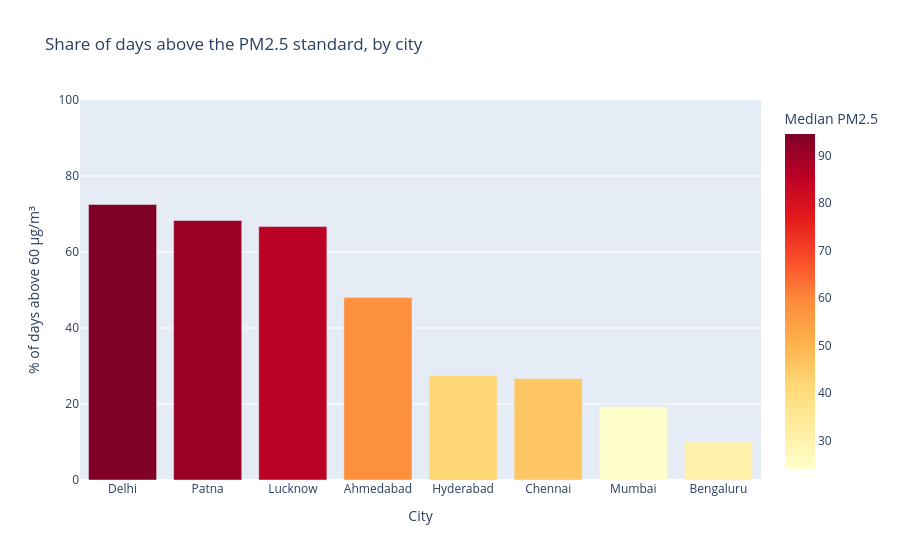

The notebook cell this image was saved under:
### Markdown cell above
## Q21. Which city needs attention first, and what is behind the number? (hover)

### Code cell
ex = (df_core.dropna(subset=["PM25"]).groupby("City", observed=True)["PM25"]
        .agg(valid_days="count", median="median",
             p90=lambda s: s.quantile(0.9),
             pct_above=lambda s: (s > NAAQS_PM25).mean() * 100).round(1).reset_index())
ex["City"] = ex["City"].astype(str)
ex = ex.sort_values("pct_above", ascending=False)

fig = px.bar(ex, x="City", y="pct_above", color="median", color_continuous_scale="YlOrRd",
             hover_data={"valid_days": True, "median": ":.1f", "p90": ":.1f", "pct_above": ":.1f"},
             labels={"pct_above": "% of days above 60 µg/m³", "median": "Median PM2.5",
                     "p90": "90th percentile", "valid_days": "Valid days"},
             title="Share of days above the PM2.5 standard, by city")
fig.update_layout(coloraxis_colorbar_title="Median PM2.5", yaxis_range=[0, 100])
fig.write_html(OUT / "pm25_exceedance_interactive.html", include_plotlyjs="cdn")
fig.show()

### Figure 1 — Plotly figure (JSON) as saved in the notebook; plotly's stock layout.template omitted (floating-point values rounded to 4 significant figures)
{"data": [{"customdata": [[2009.0, 94.5, 228.3], [1553.0, 91.0, 260.8], [1914.0, 86.0, 214.7], [1406.0, 58.4, 114.7], [1901.0, 42.0, 73.8], [1900.0, 45.5, 80.6], [789.0, 23.8, 76.9], [1879.0, 30.8, 59.7]], "hovertemplate": "City=%{x}<br>% of days above 60 µg/m³=%{y:.1f}<br>Valid days=%{customdata[0]}<br>Median PM2.5=%{marker.color:.1f}<br>90th percentile=%{customdata[2]:.1f}<extra></extra>", "legendgroup": "", "marker": {"color": [94.5, 91.0, 86.0, 58.4, 42.0, 45.5, 23.8, 30.8], "coloraxis": "coloraxis", "pattern": {"shape": ""}}, "name": "", "orientation": "v", "showlegend": false, "textposition": "auto", "type": "bar", "x": ["Delhi", "Patna", "Lucknow", "Ahmedabad", "Hyderabad", "Chennai", "Mumbai", "Bengaluru"], "xaxis": "x", "y": [72.5, 68.3, 66.7, 48.0, 27.5, 26.7, 19.3, 10.0], "yaxis": "y"}], "layout": {"barmode": "relative", "coloraxis": {"colorbar": {"title": {"text": "Median PM2.5"}}, "colorscale": [[0, "rgb(255,255,204)"], [0.125, "rgb(255,237,160)"], [0.25, "rgb(254,217,118)"], [0.375, "rgb(254,178,76)"], [0.5, "rgb(253,141,60)"], [0.625, "rgb(252,78,42)"], [0.75, "rgb(227,26,28)"], [0.875, "rgb(189,0,38)"], [1, "rgb(128,0,38)"]]}, "legend": {"tracegroupgap": 0}, "title": {"text": "Share of days above the PM2.5 standard, by city"}, "xaxis": {"anchor": "y", "domain": [0, 1], "title": {"text": "City"}}, "yaxis": {"anchor": "x", "domain": [0, 1], "range": [0, 100], "title": {"text": "% of days above 60 µg/m³"}}}}
